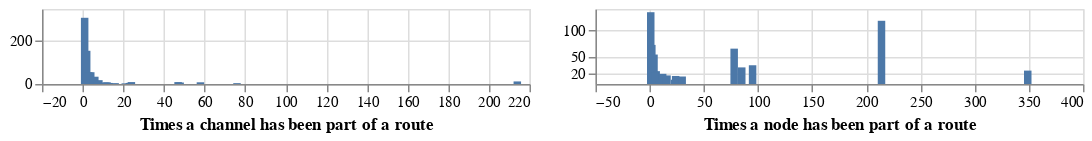

This figure's notebook cell:
### Code cell
filter_by_attempts

### Figure 1 — Vega-Lite specification as saved in the notebook (floating-point values rounded to 4 significant figures; data arrays with more than 128 entries replaced by an {"elided": "..."} marker saying what was removed)
{"config": {"view": {"continuousWidth": 400, "continuousHeight": 300}}, "hconcat": [{"mark": "bar", "encoding": {"x": {"field": "sum_size", "title": "Times a channel has been part of a route", "type": "quantitative"}, "y": {"aggregate": "count", "title": null, "type": "quantitative"}}, "height": 50, "selection": {"selector001": {"type": "interval", "encodings": ["x"]}}, "transform": [{"joinaggregate": [{"op": "sum", "field": "size", "as": "sum_size"}], "groupby": ["peers"]}], "width": 325}, {"mark": "bar", "encoding": {"x": {"field": "sum_size", "title": "Times a node has been part of a route", "type": "quantitative"}, "y": {"aggregate": "count", "axis": {"values": [20, 50, 100, 600]}, "title": null, "type": "quantitative"}}, "height": 50, "selection": {"selector002": {"type": "interval", "encodings": ["x"]}}, "transform": [{"joinaggregate": [{"op": "sum", "field": "size", "as": "sum_size"}], "groupby": ["source"]}], "width": 325}], "data": {"name": "data-225aaa46f5accde494a382a8c2d43c91"}, "$schema": "https://vega.github.io/schema/vega-lite/v4.17.0.json", "datasets": {"data-225aaa46f5accde494a382a8c2d43c91": {"elided": "749 records"}}}
